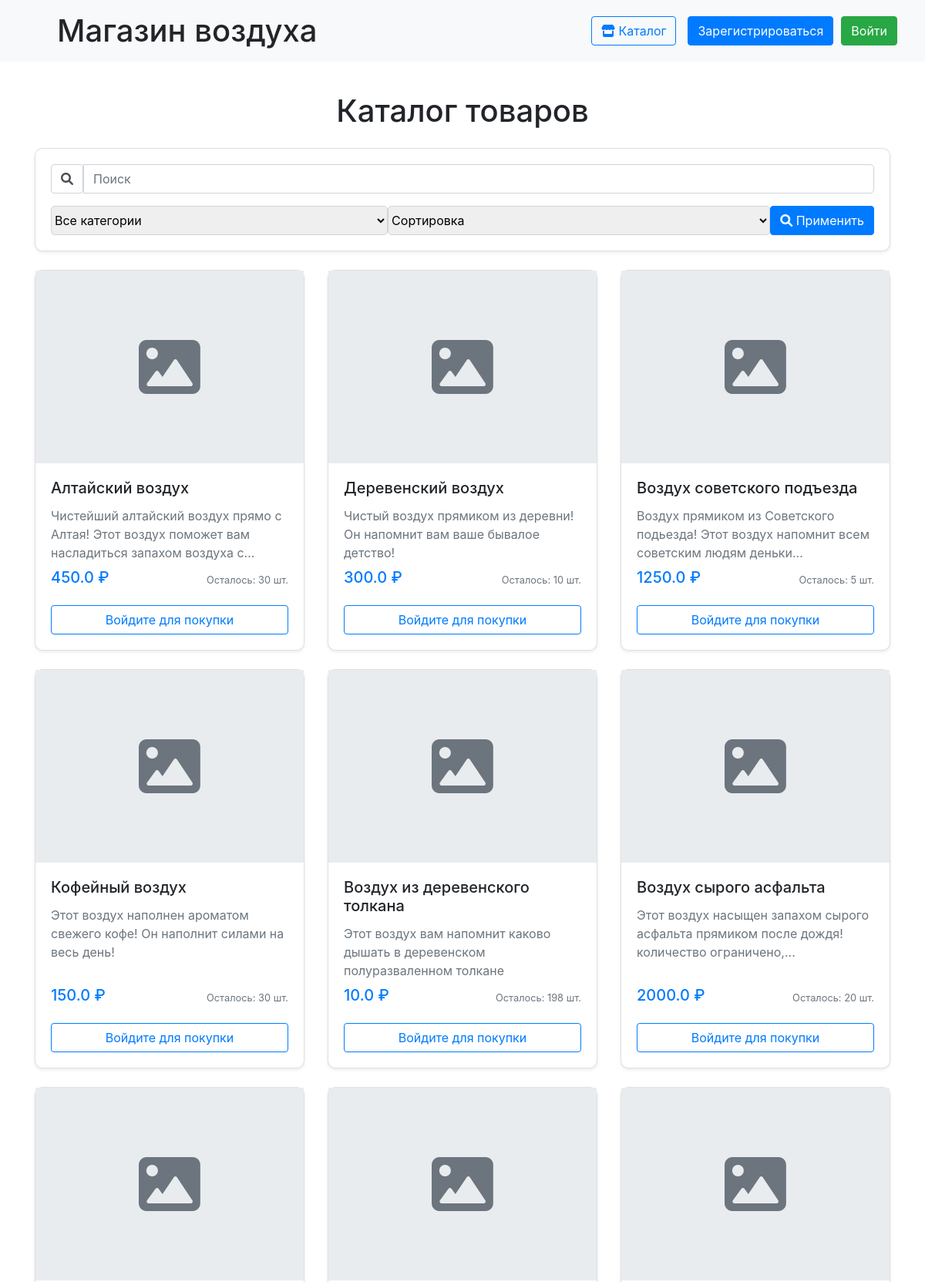
Before: / (upper part) with the older database file.
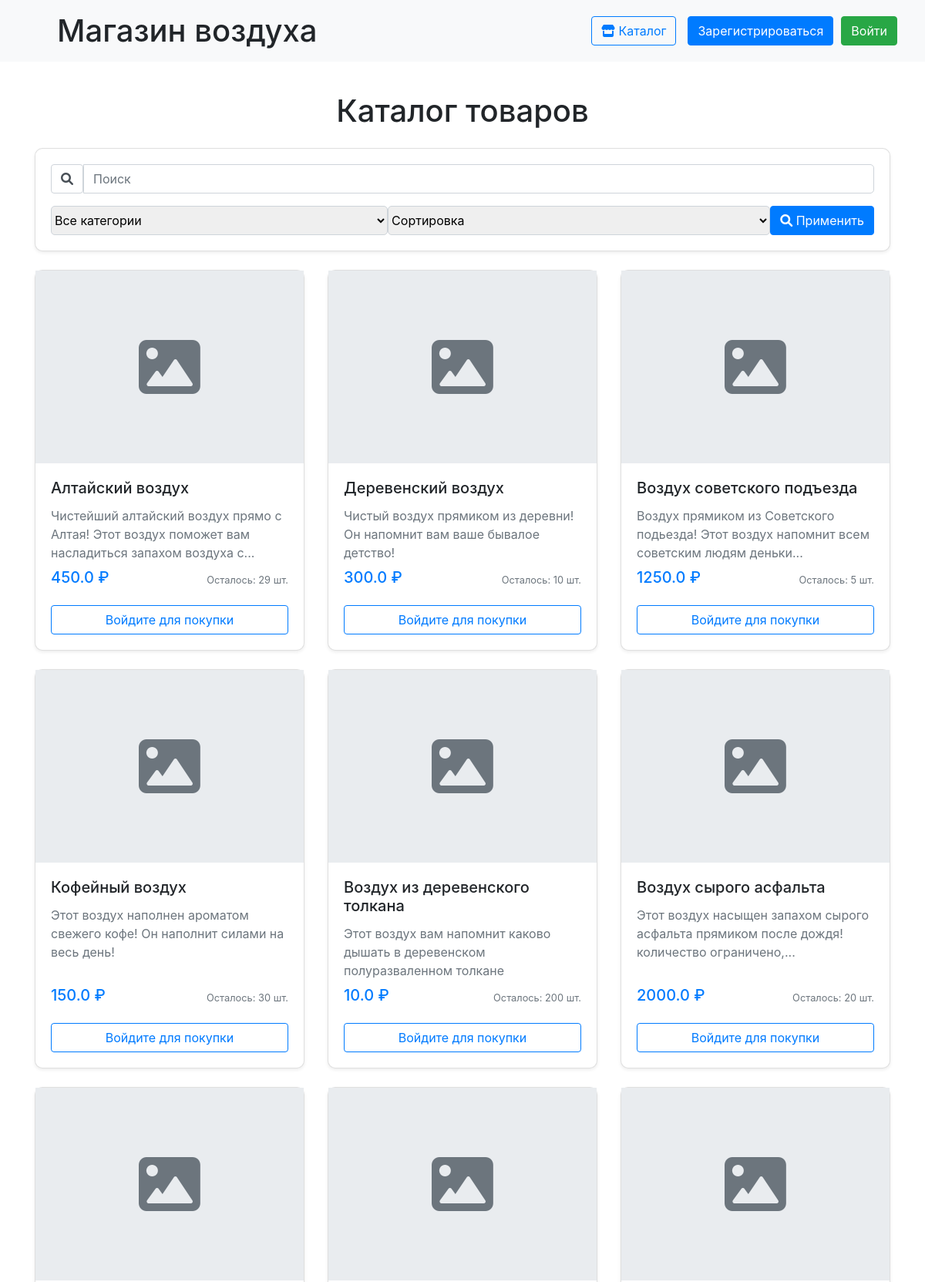
After: the same page with the newer database file.
### data/products.py (models this page shows, shortened)
class Product(SqlAlchemyBase):
    __tablename__ = 'products'
    id = sa.Column(sa.Integer, primary_key=True, autoincrement=True)
    title = sa.Column(sa.String, nullable=False)
    description = sa.Column(sa.Text)
    price = sa.Column(sa.Float, nullable=False)
    quantity = sa.Column(sa.Integer, default=0)
    image_url = sa.Column(sa.String)
    category = sa.Column(sa.String)
    created_at = sa.Column(sa.DateTime, default=sa.func.now())
    is_available = sa.Column(sa.Boolean, default=True)

### main.py (the view)
@app.route('/')
def index():
    db_sess = db_session.create_session()
    search_query = request.args.get('q', '').strip()
    category_filter = request.args.get('category', 'all')
    sort_by = request.args.get('sort', 'none')
    query = db_sess.query(Product).filter(Product.is_available == True)
    db_sess.close()
    if search_query:
        query = query.filter(
            (Product.title.ilike(f'%{search_query}%')) |
            (Product.description.ilike(f'%{search_query}%'))
        )
    if category_filter != 'all':
        query = query.filter(Product.category == category_filter)
    if sort_by == 'price_asc':
        query = query.order_by(Product.price.asc())
    elif sort_by == 'price_desc':
        query = query.order_by(Product.price.desc())
    products = query.all()
    return render_template("index.html",
                           products=products,
                           search_query=search_query,
                           current_category=category_filter,
                           current_sort=sort_by)

### data/db_session.py (called while the page is built)
def create_session() -> Session:
    global __factory
    return __factory()

### templates/index.html (shortened to what this page needs)
{% extends "base.html" %}
{% block content %}
<div class="container py-4">
    <h1 class="text-center mb-4">Каталог товаров</h1>
    <div class="card mb-4 shadow-sm">
        <div class="card-body">
            <form method="get" action="{{ url_for('index') }}">
                <div class="mb-3">
                    <div class="input-group">
                        <span class="input-group-text bg-white">
                            <i class="fas fa-search"></i>
                        </span>
                        <input type="text" name="q" class="form-control" placeholder="Поиск"
                               value="{{ search_query if search_query }}">
                    </div>
                </div>
                <div class="d-flex align-items-stretch gap-2" style="height: 38px;">
                    <select name="category" class="form-select flex-grow-1 h-100">
                        <option value="all" {% if current_category == 'all' %}selected{% endif %}>Все категории</option>
                    </select>
                    <select name="sort" class="form-select flex-grow-1 h-100">
                        <option value="none" {% if current_sort == 'none' %}selected{% endif %}>Сортировка</option>
                    </select>
                    <button type="submit" class="btn btn-primary h-100">
                        <i class="fas fa-search"></i> Применить
                    </button>
                </div>
            </form>
        </div>
    </div>
    <div class="row">
        {% for product in products %}
        <div class="col-lg-4 col-md-6 mb-4">
            <div class="card h-100 shadow-sm">
                <div class="product-image-container">
                    {% if product.image_url %}
                    <img src="{{ url_for('static', filename=product.image_url) }}"
                         class="card-img-top img-fluid p-3"
                         alt="{{ product.title }}"
                         style="max-height: 250px; object-fit: contain;">
                    {% else %}
                    <div class="no-image-placeholder d-flex align-items-center justify-content-center">
                        <i class="fas fa-image fa-5x text-muted"></i>
                    </div>
                    {% endif %}
                </div>
                <div class="card-body d-flex flex-column">
                    <h5 class="card-title">{{ product.title }}</h5>
                    {% if product.description %}
                    <p class="card-text text-muted mb-2">{{ product.description|truncate(100) }}</p>
                    {% endif %}
                    <div class="mt-auto">
                        <div class="d-flex justify-content-between align-items-center mb-3">
                            <span class="h5 text-primary">{{ product.price }} ₽</span>
                            <small class="text-muted">Осталось: {{ product.quantity }} шт.</small>
                        </div>
                        {% if current_user.is_authenticated %}
                        <form action="{{ url_for('buy', product_id=product.id) }}" method="POST">
                            <div class="input-group">
                                <input type="number" name="quantity" value="1" min="1"
                                       max="{{ product.quantity }}" class="form-control">
                                <button class="btn btn-success" {% if product.quantity < 1 %}disabled{% endif %}>
                                    <i class="fas fa-shopping-cart"></i> Купить
                                </button>
                            </div>
                        </form>
                        {% else %}
                        <a href="{{ url_for('login') }}" class="btn btn-outline-primary btn-block">
                            Войдите для покупки
                        </a>
                        {% endif %}
                    </div>
                </div>
            </div>
        </div>
        {% endfor %}
    </div>
</div>
{% endblock %}

Changed rows visible on the page:
changed Product "Алтайский воздух": quantity "30" → "29"
changed Product "Воздух из деревенского толкана": quantity "198" → "200"
